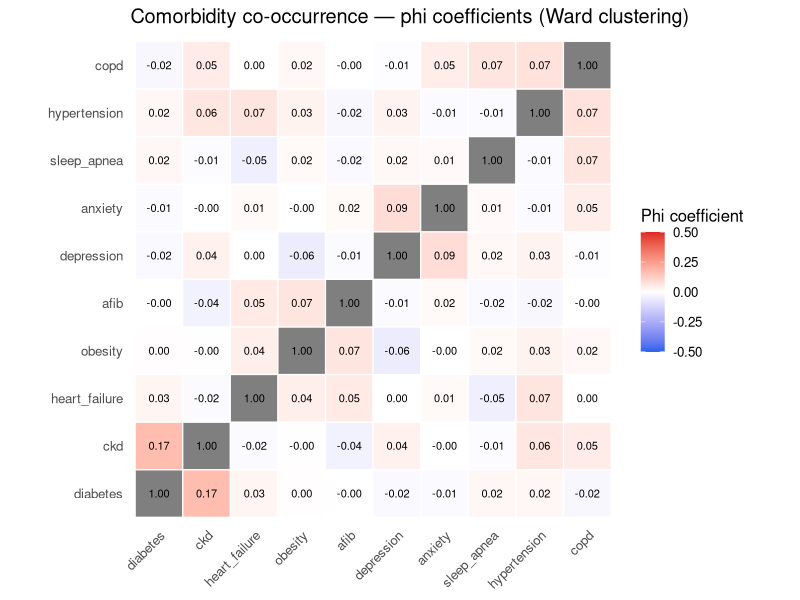
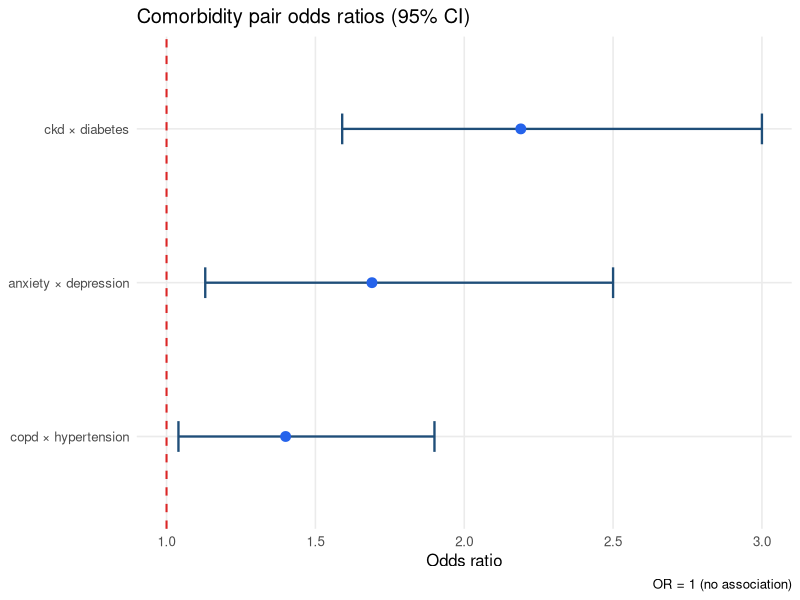
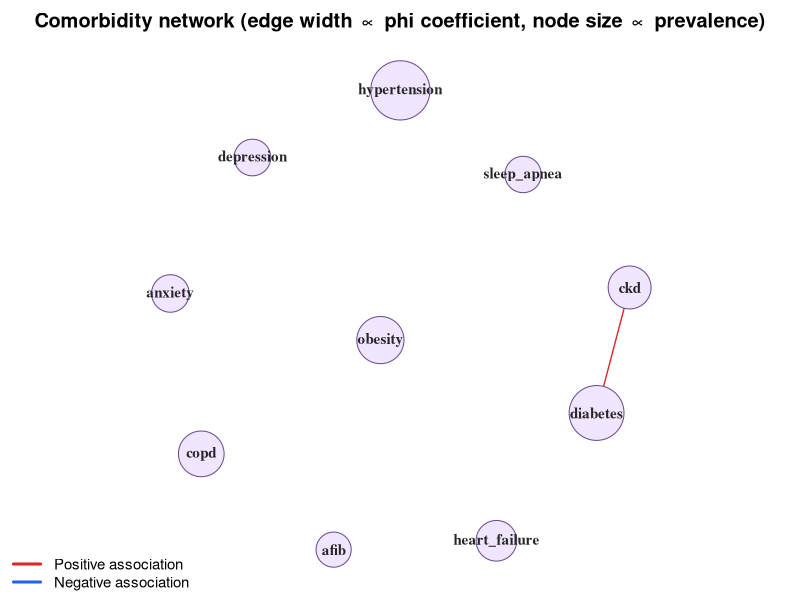
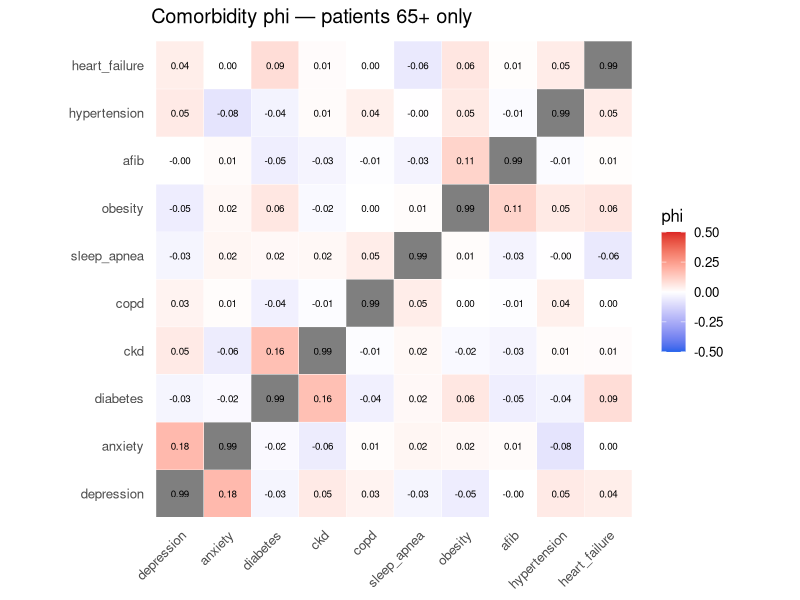
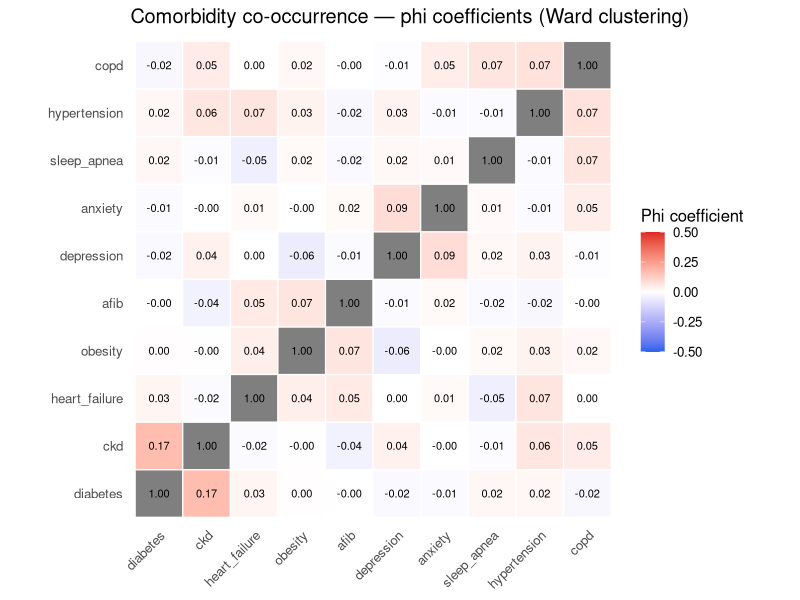
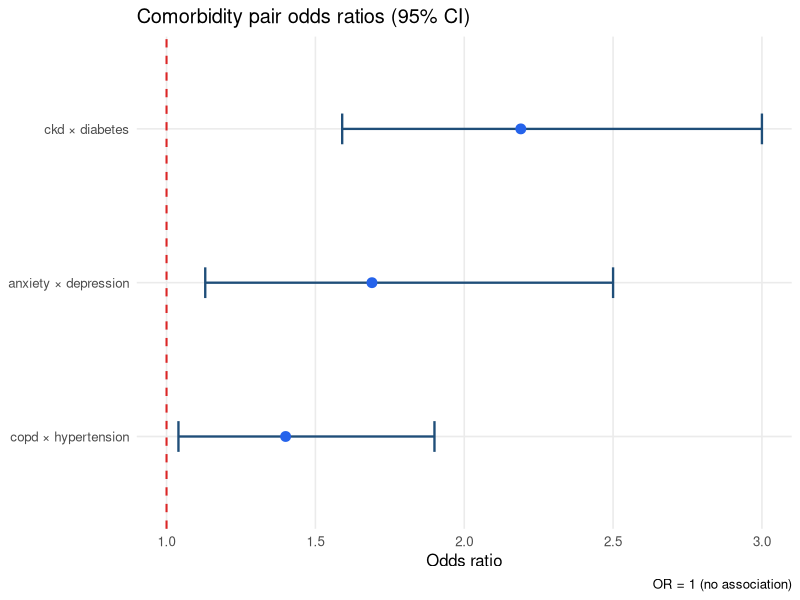
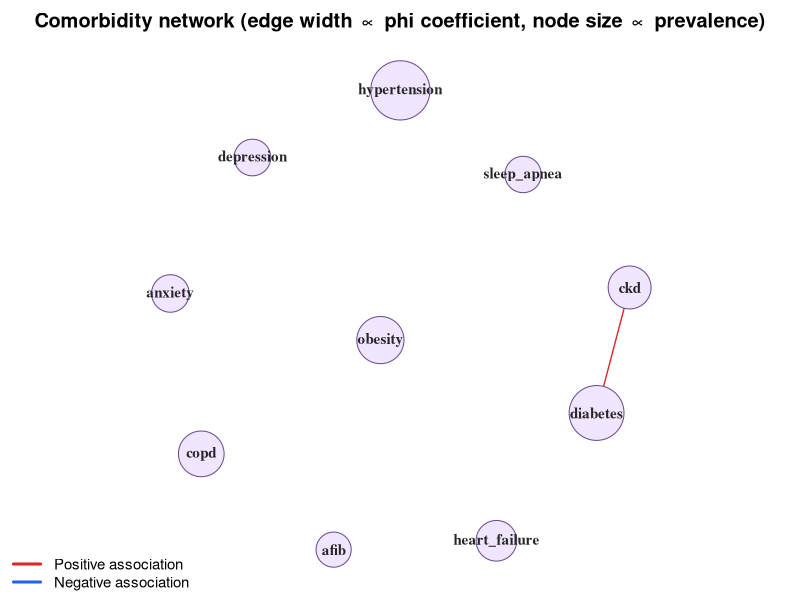
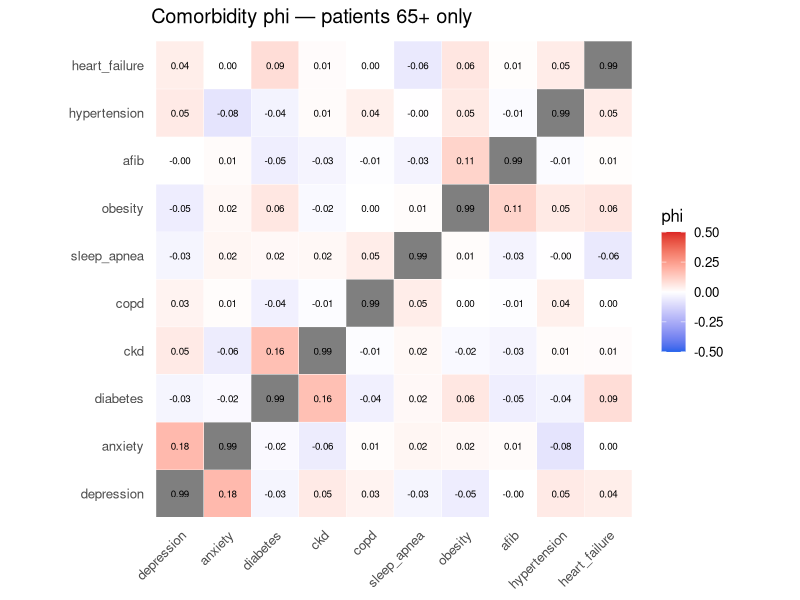

Here is the R script that generated these plots, in order:
## ---- chunk 1
library(tidyverse)
library(ggplot2)
library(igraph)

mod02_dir <- file.path(tempdir(), "mod02")
dir.create(mod02_dir, showWarnings = FALSE, recursive = TRUE)

theme_health <- function(base_size = 12) {
  theme_minimal(base_size = base_size) +
    theme(
      panel.grid.minor = element_blank(),
      plot.background  = element_rect(fill = "white", colour = NA),
      panel.background = element_rect(fill = "white", colour = NA)
    )
}
theme_set(theme_health())

cat("igraph available\n")

# ── Dataset ───────────────────────────────────────────────────────────────────
set.seed(42)
N <- 800
sexes    <- sample(c("M", "F"), N, replace = TRUE, prob = c(0.48, 0.52))
payers   <- sample(c("Medicare", "Medicaid", "Private", "Self-pay", "Other"),
                   N, replace = TRUE, prob = c(0.40, 0.22, 0.28, 0.07, 0.03))
ages     <- as.integer(pmin(pmax(rnorm(N, 62, 16), 18), 95))
los_days <- as.integer(pmin(pmax(rgamma(N, shape = 2.5, scale = 1.8), 1), 30))
set.seed(99)

# Correlated comorbidity structure (realistic co-occurrence)
base <- matrix(rnorm(N * 3), ncol = 3)   # 3 latent factors
logistic <- function(x) plogis(x)

diabetes      <- rbinom(N, 1, logistic(0.6 * base[, 1] - 0.5))
hypertension  <- rbinom(N, 1, logistic(0.7 * base[, 1] + 0.3 * base[, 2] - 0.2))
obesity       <- rbinom(N, 1, logistic(0.5 * base[, 1] + 0.4 * base[, 2] - 0.8))
ckd           <- rbinom(N, 1, logistic(0.5 * base[, 1] + 0.6 * diabetes - 1.2))
heart_failure <- rbinom(N, 1, logistic(0.4 * base[, 2] + 0.5 * hypertension - 1.5))
afib          <- rbinom(N, 1, logistic(0.3 * base[, 2] + 0.4 * heart_failure - 1.8))
copd          <- rbinom(N, 1, logistic(0.5 * base[, 3] - 1.0))
depression    <- rbinom(N, 1, logistic(0.3 * base[, 3] + 0.2 * base[, 1] - 1.4))
anxiety       <- rbinom(N, 1, logistic(0.5 * base[, 3] + 0.4 * depression - 1.6))
sleep_apnea   <- rbinom(N, 1, logistic(0.4 * obesity + 0.3 * base[, 1] - 1.5))

df <- tibble(
  patient_id    = sprintf("PT-%05d", seq_len(N)),
  age           = ages,
  sex           = sexes,
  payer         = payers,
  los_days      = los_days,
  diabetes      = diabetes,
  hypertension  = hypertension,
  obesity       = obesity,
  ckd           = ckd,
  heart_failure = heart_failure,
  afib          = afib,
  copd          = copd,
  depression    = depression,
  anxiety       = anxiety,
  sleep_apnea   = sleep_apnea,
  readmitted_30 = rbinom(N, 1, 0.14)
)

COMORBS <- c("diabetes", "hypertension", "obesity", "ckd", "heart_failure",
             "afib", "copd", "depression", "anxiety", "sleep_apnea")

cat(sprintf("Dataset: %d x %d\n", nrow(df), ncol(df)))
cat("\nComorbidity prevalences:\n")
print(tibble(
  condition = COMORBS,
  `Prevalence (%)` = round(colMeans(df[COMORBS]) * 100, 1)
))
## ---- chunk 2
# Raw co-occurrence: proportion of patients with BOTH conditions
co_matrix <- matrix(NA_real_, nrow = length(COMORBS), ncol = length(COMORBS),
                    dimnames = list(COMORBS, COMORBS))
for (c1 in COMORBS) {
  for (c2 in COMORBS) {
    co_matrix[c1, c2] <- mean(df[[c1]] & df[[c2]]) * 100
  }
}

cat("Co-occurrence matrix (% of patients with BOTH conditions):\n")
print(round(co_matrix, 1))
## ---- chunk 3
phi_coeff <- function(a, b) {
  # Phi coefficient for two binary variables.  Range: -1 to +1.
  ct <- table(a, b)
  if (!all(dim(ct) == c(2, 2))) return(0)
  n    <- sum(ct)
  chi2 <- suppressWarnings(chisq.test(ct)$statistic)
  sgn  <- sign(ct[2, 2] * ct[1, 1] - ct[1, 2] * ct[2, 1])
  as.numeric(sqrt(unname(chi2) / n) * sgn)
}

phi_matrix  <- matrix(NA_real_, nrow = length(COMORBS), ncol = length(COMORBS),
                      dimnames = list(COMORBS, COMORBS))
pval_matrix <- matrix(NA_real_, nrow = length(COMORBS), ncol = length(COMORBS),
                      dimnames = list(COMORBS, COMORBS))
for (c1 in COMORBS) {
  for (c2 in COMORBS) {
    phi_matrix[c1, c2] <- phi_coeff(df[[c1]], df[[c2]])
    if (c1 != c2) {
      pval_matrix[c1, c2] <- suppressWarnings(
        chisq.test(table(df[[c1]], df[[c2]]))$p.value
      )
    } else {
      pval_matrix[c1, c2] <- 1
    }
  }
}

cat("Top 10 comorbidity pairs by phi coefficient:\n")
phi_long <- as.data.frame(as.table(phi_matrix), stringsAsFactors = FALSE)
names(phi_long) <- c("cond_1", "cond_2", "phi")
phi_long <- phi_long %>%
  filter(as.character(cond_1) < as.character(cond_2)) %>%  # upper triangle, unique pairs
  mutate(
    p_value     = mapply(function(a, b) pval_matrix[a, b],
                         as.character(cond_1), as.character(cond_2)),
    significant = p_value < 0.05
  ) %>%
  arrange(desc(phi))
print(head(phi_long, 10))
## ---- chunk 4
# Hierarchical clustering on phi matrix
hc  <- hclust(dist(phi_matrix, method = "euclidean"), method = "ward.D2")
ord <- hc$order
phi_ord <- phi_matrix[ord, ord]
phi_heat <- as.data.frame(as.table(phi_ord), stringsAsFactors = FALSE)
names(phi_heat) <- c("cond_1", "cond_2", "phi")
phi_heat$cond_1 <- factor(phi_heat$cond_1, levels = rownames(phi_ord))
phi_heat$cond_2 <- factor(phi_heat$cond_2, levels = colnames(phi_ord))

p_cl <- ggplot(phi_heat, aes(x = cond_1, y = cond_2, fill = phi)) +
  geom_tile(colour = "white", linewidth = 0.4) +
  geom_text(aes(label = sprintf("%.2f", phi)), size = 2.8) +
  scale_fill_gradient2(low = "#2563EB", mid = "white", high = "#DC2626",
                       midpoint = 0, limits = c(-0.5, 0.5),
                       name = "Phi coefficient") +
  coord_fixed() +
  labs(title = "Comorbidity co-occurrence — phi coefficients (Ward clustering)",
       x = NULL, y = NULL) +
  theme_health() +
  theme(axis.text.x = element_text(angle = 45, hjust = 1),
        panel.grid = element_blank())
print(p_cl)
ggsave(file.path(mod02_dir, "comorbidity_clustermap.png"), p_cl,
       width = 10, height = 9, dpi = 300)
cat("Interpretation:\n")
cat("  Clusters reflect shared underlying pathways (e.g. cardiometabolic, psychiatric)\n")
## ---- chunk 5
odds_ratio <- function(a, b) {
  # Odds ratio and 95% CI (Woolf method) for two binary variables.
  ct <- as.matrix(table(a, b))
  if (!all(dim(ct) == c(2, 2))) return(c(NA, NA, NA))
  # Apply 0.5 continuity correction if any cell is 0
  ct <- ct + 0.5
  OR <- (ct[2, 2] * ct[1, 1]) / (ct[1, 2] * ct[2, 1])
  log_or <- log(OR)
  se_log <- sqrt(1 / ct[1, 1] + 1 / ct[1, 2] + 1 / ct[2, 1] + 1 / ct[2, 2])
  lo <- exp(log_or - 1.96 * se_log)
  hi <- exp(log_or + 1.96 * se_log)
  round(c(OR, lo, hi), 2)
}

top_pairs <- phi_long %>%
  filter(significant) %>%
  arrange(desc(phi)) %>%
  slice_head(n = 8)

or_df <- top_pairs %>%
  rowwise() %>%
  mutate(
    or_ci = list(odds_ratio(df[[as.character(cond_1)]], df[[as.character(cond_2)]])),
    Pair  = paste(cond_1, "×", cond_2),
    Phi   = round(phi, 3),
    OR    = or_ci[1],
    lo    = or_ci[2],
    hi    = or_ci[3],
    `95% CI` = sprintf("%s–%s", lo, hi)
  ) %>%
  ungroup() %>%
  select(Pair, Phi, OR, `95% CI`, lo, hi)
cat("Odds ratios for top comorbidity pairs:\n")
print(or_df %>% select(Pair, Phi, OR, `95% CI`))
## ---- chunk 6
# Forest plot of odds ratios
or_plot <- or_df %>%
  arrange(OR) %>%
  mutate(Pair = factor(Pair, levels = Pair))

p_forest <- ggplot(or_plot, aes(x = OR, y = Pair)) +
  geom_vline(xintercept = 1, colour = "#DC2626", linetype = "dashed", linewidth = 0.7) +
  geom_errorbarh(aes(xmin = lo, xmax = hi), height = 0.2, colour = "#1F4E79", linewidth = 0.8) +
  geom_point(size = 3, colour = "#2563EB") +
  labs(x = "Odds ratio", y = NULL,
       title = "Comorbidity pair odds ratios (95% CI)",
       caption = "OR = 1 (no association)") +
  theme_health()
print(p_forest)
ggsave(file.path(mod02_dir, "comorbidity_forest_plot.png"), p_forest,
       width = 9, height = 5, dpi = 300)
## ---- chunk 7
threshold <- 0.15  # minimum phi to draw an edge
sig_pairs <- phi_long %>%
  filter(abs(phi) > threshold, significant)

vertices <- tibble(
  name = COMORBS,
  prev = map_dbl(COMORBS, ~ mean(df[[.x]]))
)

g <- graph_from_data_frame(sig_pairs %>% transmute(from = cond_1, to = cond_2, phi),
                           directed = FALSE, vertices = vertices)
E(g)$weight <- abs(E(g)$phi)
set.seed(42)
lay <- layout_with_fr(g)

e_col <- ifelse(E(g)$phi > 0, "#DC2626", "#2563EB")
v_size <- 8 + vertices$prev[match(V(g)$name, vertices$name)] * 40

op <- par(mar = c(0, 0, 2, 0), bg = "white")
plot(
  g,
  layout              = lay,
  vertex.size         = v_size,
  vertex.color        = "#F0E6FF",
  vertex.frame.color  = "#6A4C93",
  vertex.label.cex    = 0.9,
  vertex.label.font   = 2,
  vertex.label.color  = "grey15",
  edge.width          = E(g)$weight * 8,
  edge.color          = e_col,
  main = "Comorbidity network (edge width ∝ phi coefficient, node size ∝ prevalence)"
)
legend("bottomleft", legend = c("Positive association", "Negative association"),
       col = c("#DC2626", "#2563EB"), lwd = 3, bty = "n", cex = 0.9)
par(op)
png(file.path(mod02_dir, "comorbidity_network.png"), width = 10, height = 8,
    units = "in", res = 300)
op <- par(mar = c(0, 0, 2, 0), bg = "white")
plot(
  g, layout = lay, vertex.size = v_size, vertex.color = "#F0E6FF",
  vertex.frame.color = "#6A4C93", vertex.label.cex = 0.9, vertex.label.font = 2,
  vertex.label.color = "grey15", edge.width = E(g)$weight * 8, edge.color = e_col,
  main = "Comorbidity network (edge width ∝ phi coefficient, node size ∝ prevalence)"
)
legend("bottomleft", legend = c("Positive association", "Negative association"),
       col = c("#DC2626", "#2563EB"), lwd = 3, bty = "n", cex = 0.9)
par(op)
dev.off()
cat(sprintf("Network: %d nodes, %d edges (phi > %s)\n",
            vcount(g), ecount(g), threshold))
## ---- chunk 8
# Exercise 5 — clustermap for 65+ patients
df_65 <- df %>% filter(age >= 65)
phi_65 <- matrix(NA_real_, nrow = length(COMORBS), ncol = length(COMORBS),
                 dimnames = list(COMORBS, COMORBS))
for (c1 in COMORBS) {
  for (c2 in COMORBS) {
    phi_65[c1, c2] <- phi_coeff(df_65[[c1]], df_65[[c2]])
  }
}
hc65  <- hclust(dist(phi_65, method = "euclidean"), method = "ward.D2")
ord65 <- hc65$order
phi_65_ord <- phi_65[ord65, ord65]
heat65 <- as.data.frame(as.table(phi_65_ord), stringsAsFactors = FALSE)
names(heat65) <- c("cond_1", "cond_2", "phi")
heat65$cond_1 <- factor(heat65$cond_1, levels = rownames(phi_65_ord))
heat65$cond_2 <- factor(heat65$cond_2, levels = colnames(phi_65_ord))

p_65 <- ggplot(heat65, aes(x = cond_1, y = cond_2, fill = phi)) +
  geom_tile(colour = "white") +
  geom_text(aes(label = sprintf("%.2f", phi)), size = 2.5) +
  scale_fill_gradient2(low = "#2563EB", mid = "white", high = "#DC2626",
                       midpoint = 0, limits = c(-0.5, 0.5)) +
  coord_fixed() +
  labs(title = "Comorbidity phi — patients 65+ only", x = NULL, y = NULL) +
  theme_health() +
  theme(axis.text.x = element_text(angle = 45, hjust = 1),
        panel.grid = element_blank())
print(p_65)
ggsave(file.path(mod02_dir, "comorbidity_clustermap_65plus.png"), p_65,
       width = 9, height = 8, dpi = 300)
